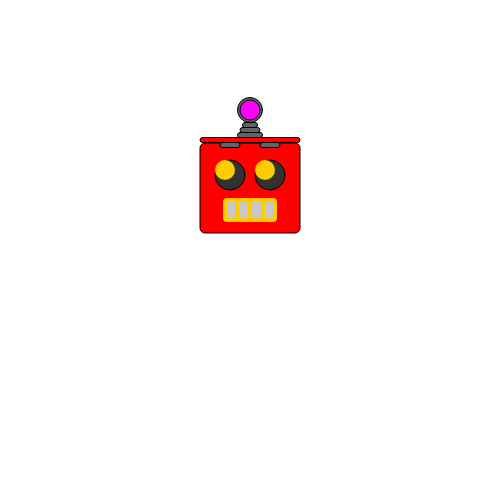
Frame 1 (no input)
Frame 60 (no input): identical to frame 1, image omitted
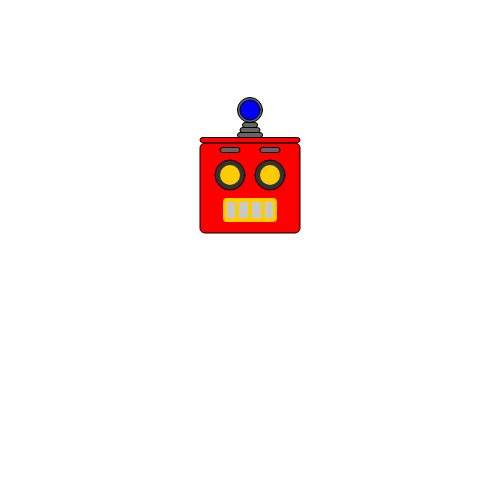
Frame 120 (the mouse pressed at the canvas centre since frame 60)

The p5.js sketch that drew these frames (run headless with seeded random() and noise() and a simulated clock; from frame 60 on, the mouse is pressed at the canvas centre):

// p5.js sketch
// ── sketch.js
var pupilX = 230;
var pupilY = 175;
var eyesX = 230;
var eyesY = 175;
var centerX = 0;
var centerY = 0;

var mapX = 0;
var mapY = 0;

function setup() {
  createCanvas(500,500);
  centerX = width/2;
  centerY = height/2;
  
}

function draw() {
  background (255);
  mapX = map(mouseX, 0, width, -5,5);
  mapY = map(mouseY, 0, height,-5,5);
  
  //antena
  strokeWeight (1);
  stroke (255);
  fill (100);
  strokeWeight (1);
  stroke (0);
  ellipse(centerX,110,25,25);
  fill (100);
 
  rectMode(CENTER)
  rect(centerX,125,15,5,5,5,5,5);
  rect(centerX,125+5,20,5,5,5,5,5);
  rect(centerX,125+10,25,5,5,5,5,5);

  if(mouseY < centerY){
  fill(0, 0, 255);
  }
  if(mouseY > centerY){
  fill(255, 0, 0);
  }
  if(mouseY == centerY){
  fill(0, 255, 0);
  }
  if(mouseX < centerX){
  fill(255, 0, 255);
  }
  if(mouseX > centerX){
  fill(0, 0, 255);
  }
  if(mouseX == centerX){
  fill(0, 0,255);
  }
  
  
  // Bulb
  ellipse(centerX, centerY - 140,20,20);//this is bulb
  fill (0)
  
  //face
  strokeWeight (1);
  stroke (0);
  fill (255,0,0);
  rect(centerX,188,100,90,5,5,5,5);
  rect(centerX,140,100,5,5,5,5,5);

  //eyebrow
  strokeWeight (1);
  stroke (0);
  fill (100);
  rect(centerX - 20 ,150 + mapY,20,5,5,5,5,5);
  rect(centerX + 20 ,150 + mapY,20,5,5,5,5,5);
  
  //eyes
  fill (50);
  ellipse(eyesX,eyesY,30,30);
  ellipse(eyesX + 40,eyesY,30,30);
  
  //pupils
  fill (255,204,0)
  noStroke ();
  ellipse(pupilX + mapX, pupilY + mapY,20,20);
  ellipse(pupilY + mapX + 95, pupilY + mapY,20,20);
  
  
  // mouth
  fill (200)
  line(centerX-25,centerY-20,centerX+25,centerY-20);
  strokeWeight (4);
  stroke (255, 204, 0);
  rect(centerX,centerY-40,50,20,2,2,2,2);
  
  //teeth
  line(centerX,centerY - 50,centerX ,centerY - 30);
  line(centerX - 13,centerY - 50,centerX - 13 ,centerY - 30);
  line(centerX + 13,centerY - 50,centerX + 13 ,centerY - 30);
  
  
}
